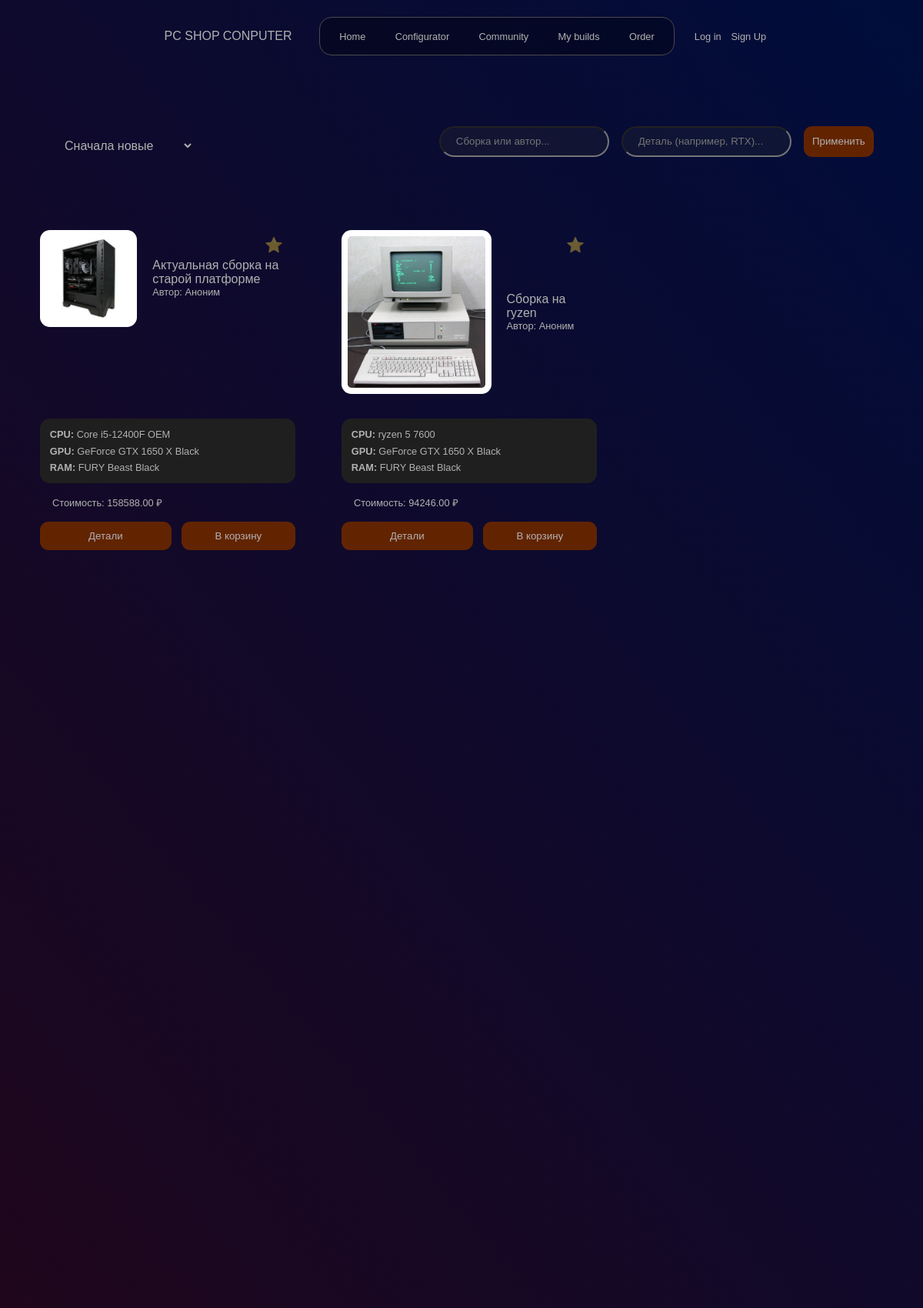
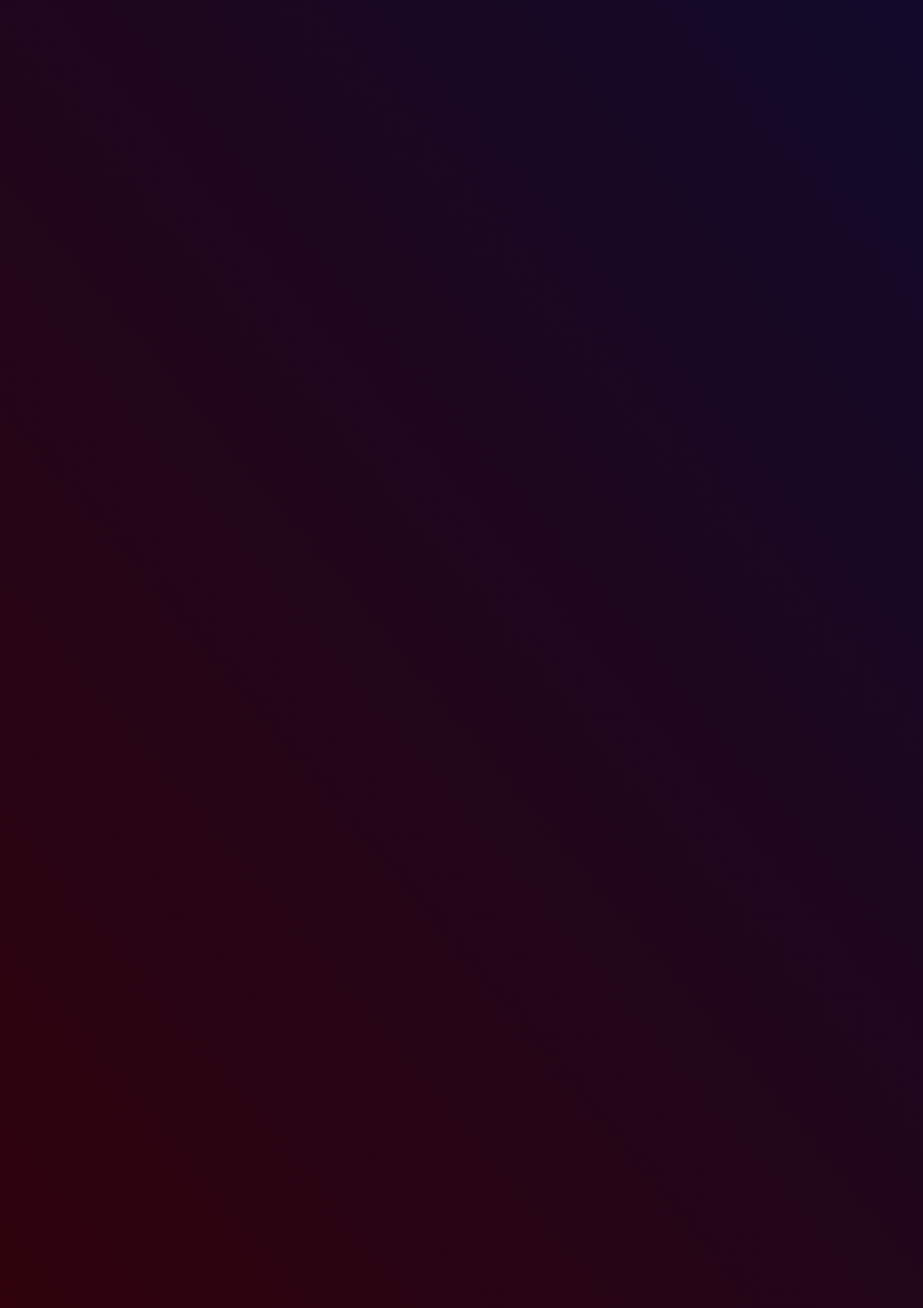
The page /builds/ (upper part) on the database its author committed (2 pictures, top to bottom).
### conputer/models.py (models this page shows, shortened)
class PCBuild(models.Model):
    title = models.CharField(
        max_length=200,
        verbose_name="Название сборки"
    )
    author = models.ForeignKey(User, on_delete=models.CASCADE, null=True, blank=True, verbose_name="Автор")
    is_published = models.BooleanField(default=False, verbose_name="Опубликовать в сообществе")
    created_at = models.DateTimeField(
        auto_now_add=True,
        verbose_name="Дата создания"
    )
    cpu = models.ForeignKey(
        Component,
        on_delete=models.SET_NULL,
        related_name="build_cpu",
        verbose_name="Процессор",
        limit_choices_to={'category__name__iexact': 'Процессор'},
        null=True,
        blank=True
    )
    gpu = models.ForeignKey(
        Component,
        on_delete=models.SET_NULL,
        related_name="build_gpu",
        verbose_name="Видеокарта",
        limit_choices_to={'category__name__iexact': 'Видеокарта'},
        null=True,
        blank=True
    )
    motherboard = models.ForeignKey(
        Component,
        on_delete=models.SET_NULL,
        related_name="build_mboard",
        verbose_name="Материнская плата",
        limit_choices_to={'category__name__iexact': 'Материнская плата'},
        null=True,
        blank=True
    )
    ram = models.ForeignKey(
        Component,
        on_delete=models.SET_NULL,
        related_name="build_ram",
        verbose_name="Оперативная память",
        limit_choices_to={'category__name__iexact': 'Оперативная память'},
        null=True,
        blank=True
    )
    powerSupply = models.ForeignKey(
        Component,
        on_delete=models.SET_NULL,
        related_name="build_powerSupply",
        verbose_name="Блок питания",
        limit_choices_to={'category__name__iexact': 'Блок питания'},
        null=True,
        blank=True
    )
    case = models.ForeignKey(
        Component,
        on_delete=models.SET_NULL,
        related_name="build_case",
        verbose_name="Корпус",
        limit_choices_to={'category__name__iexact': 'Корпус'},
        null=True,
        blank=True
    )
    storage_primary = models.ForeignKey(
        Component,
        on_delete=models.SET_NULL,
        related_name="build_storage_primary",
        verbose_name="Накопитель 1",
        limit_choices_to={'category__name__iexact': 'Накопитель'},
        null=True,
        blank=True
    )
    storage_primary_quantity = models.PositiveIntegerField(
        default=1,
        verbose_name="Количество накопителей 1"
    )
    storage_second = models.ForeignKey(
        Component,
        on_delete=models.SET_NULL,
        related_name="build_storage_second",
        verbose_name="Накопитель 2",
        limit_choices_to={'category__name__iexact': 'Накопитель'},
        null=True,
        blank=True
    )
    storage_second_quantity = models.PositiveIntegerField(
        default=1,
        verbose_name="Количество накопителей 2"
    )
    cooller = models.ForeignKey(
        Component,
        on_delete=models.SET_NULL,
        related_name="build_cooller",
        verbose_name="Кулер для процессора",
        limit_choices_to={'category__name__iexact': 'Кулер для процессора'},
        null=True,
        blank=True
    )
    coollerCase = models.ForeignKey(
        Component,
        on_delete=models.SET_NULL,
        related_name="build_coollerCase",
        verbose_name="Корпусный вентилятор",
        limit_choices_to={'category__name__iexact': 'Корпусный вентилятор'},
        null=True,
        blank=True
    )
    coollerCase_quantity = models.PositiveIntegerField(
        default=1,
        null=True,
        blank=True,
        verbose_name="Количество вентиляторов"
    )
    main_photo = models.FileField(
        upload_to='component_covers/',
        validators=[FileExtensionValidator(allowed_extensions=['jpg', 'jpeg', 'png', 'svg'])],
        verbose_name="Изображение (JPG, PNG, SVG)",
        null=True,
        blank=True
    )
    class Meta:
        verbose_name = "Сборка ПК"
        verbose_name_plural = "Сборки ПК"
    def get_total_price(self):
        total = 0
        items = [
            (self.cpu, 1),
            (self.gpu, 1),
            (self.motherboard, 1),
            (self.ram, 1),
            (self.powerSupply, 1),
            (self.case, 1),
            (self.cooller, 1),
            (self.storage_primary, self.storage_primary_quantity),
            (self.storage_second, self.storage_second_quantity),
            (self.coollerCase, self.coollerCase_quantity),
        ]
        for component, quantity in items:
            if component and hasattr(component, 'price'):
                total += component.price * quantity
        return total

class Component(models.Model):
    name = models.CharField(
        max_length=100,
        verbose_name="Название компонента"
    )
    description = models.CharField(
        max_length=1000,
        verbose_name="Характеристики компонента"
    )
    brand = models.ForeignKey(
        Brand,
        on_delete=models.CASCADE,
        verbose_name="Компания производитель"
    )
    category = models.ForeignKey(
        Component_category,
        on_delete=models.CASCADE,
        verbose_name="Категория"
    )
    img = models.ImageField(
        upload_to='component_covers/',
        verbose_name = "Изображение компонента"
    )
    price = models.DecimalField(
        max_digits=10,
        decimal_places=2,
        default=0
    )
    preview_image = models.FileField(
        upload_to='previews/',
        validators=[FileExtensionValidator(allowed_extensions=['jpg', 'jpeg', 'png', 'svg'])],
        verbose_name="Картинка для превью (PNG/SVG)",
        null=True,
        blank=True
    )
    class Meta:
        verbose_name = "Компонент",
        verbose_name_plural = "Компоненты"

### conputer/views.py (the view, shortened to what this page needs)
# urls.py: path('builds/', views.build_list, name='build_list'),
def build_list(request):
    query_common = request.GET.get('q_common')  # Название/Автор
    query_parts = request.GET.get('q_parts')    # Компоненты
    sort_by = request.GET.get('sort', '-created_at')
    allowed_sort = ['total_price', '-total_price', 'created_at', '-created_at', 'title']
    if sort_by not in allowed_sort:
        sort_by = '-created_at'
    builds = PCBuild.objects.annotate(
        total_price=ExpressionWrapper(
            Coalesce(F('cpu__price'), 0) +
            Coalesce(F('gpu__price'), 0) +
            Coalesce(F('motherboard__price'), 0) +
            Coalesce(F('ram__price'), 0) +
            Coalesce(F('powerSupply__price'), 0) +
            Coalesce(F('case__price'), 0) +
            Coalesce(F('cooller__price'), 0) +
            (Coalesce(F('storage_primary__price'), 0) * F('storage_primary_quantity')) +
            (Coalesce(F('storage_second__price'), 0) * F('storage_second_quantity')) +
            (Coalesce(F('coollerCase__price'), 0) * F('coollerCase_quantity')),
            output_field=models.DecimalField() # Явно указываем тип результата
        )
    ).select_related(
        'cpu', 'gpu', 'motherboard', 'ram',
        'powerSupply', 'case', 'storage_primary',
        'storage_second', 'cooller', 'coollerCase'
    )
    if query_common:
        builds = builds.filter(
            Q(title__icontains=query_common) |
            Q(user_name__icontains=query_common)
        )
    builds = builds.order_by(sort_by)
    return render(request, 'conputer/builds.html', {
        'builds': builds,
        'current_sort': sort_by,
        'q_common': query_common,
        'q_parts': query_parts
    })

### conputer/templates/conputer/builds.html (shortened to what this page needs)
<!DOCTYPE html>
{% load static %}
<html lang="ru">
<head>
    <link rel="stylesheet" href="{% static 'conputer/css/style.css' %}">
</head>
<body>
    <header>
        <nav class="navbar" id="id1">
            <h1>PC SHOP CONPUTER</h1>
            <li class="navbar">
                <ul><a href="{% url 'home' %}">Home</a></ul>
                <ul><a href="{% url 'building' %}">Configurator</a></ul>
                <ul><a href="{% url 'build_list' %}">Community</a></ul>
                <ul><a href="{% url 'mybuilds' %}">My builds</a></ul>
                <ul><a href="{% url 'orders_view' %}">Order</a></ul>
            </li>
            <div class="flex">
            {% if user.is_authenticated %}
                <button class="autoris">{{ user.username }}</button>
                <form action="{% url 'logout' %}" method="post" style="display:inline;">
                    {% csrf_token %}
                    <button type="submit" class="autoris">Logout</button>
                </form>
            {% else %}
                <a href="{% url 'login' %}" class="autoris" id="regact">Log in</a>
                <a href="{% url 'signup' %}" class="autoris" id="regact">Sign Up</a>
            {% endif %}
            </div>
        </nav>
    </header>
    <main>
        <div class="sortByPriceAND">
            <select id="sort-select" onchange="updateFilters('sort', this.value)">
                <option value="-created_at" {% if current_sort == '-created_at' %}selected{% endif %}>Сначала новые</option>
            </select>
            <form method="GET" action="" class="search-form">
                <input class="searchField" type="text" name="q_common" placeholder="Сборка или автор..."
                    value="{{ q_common|default:'' }}">
                <input class="searchField" type="text" name="q_parts" placeholder="Деталь (например, RTX)..."
                    value="{{ q_parts|default:'' }}">
                <button type="submit" class="actions">Применить</button>
            </form>
        </div>
        <div class="gridComponents buildsGrid">
            {% for build in builds %}
            {% if build.is_published %}
            <div class="component_box" id="build-{{ build.id }}">
                <div class="flex">
                    {% if build.main_photo %}
                    <img src="{{ build.main_photo.url }}" class="img_component build_img">
                    {% else %}
                    <img src="{% static 'conputer/img/default.png' %}" class="img_component build_img default">
                    {% endif %}
                    <div >
                        <h2>{{ build.title }}</h2>
                        <p class="author_label">Автор: {{ build.user_name|default:"Аноним" }}</p>
                    </div>
                </div>
                <div class="infocomponent infobuilds">
                    <p><strong>CPU:</strong> {{ build.cpu.name|default:"—" }}</p>
                    <p><strong>GPU:</strong> {{ build.gpu.name|default:"—" }}</p>
                    <p><strong>RAM:</strong> {{ build.ram.name|default:"—" }}</p>
                </div>
                <div id="pricebox">
                    <p>Стоимость: <span class="price_val">{{ build.get_total_price }} ₽</span></p>
                </div>
                <div class="componentActions">
                    <button class="actions info_btn" data-modal="build-modal-{{ build.id }}">
                        Детали
                    </button>
                    <form action="{% url 'add_to_cart' build.id %}" method="POST" style="flex: 1;">
                        <button type="submit" class="actions order_btn" style="width: 100%;">
                            В корзину
                        </button>
                    </form>
                    <form action="{% url 'add_to_favorites' build.id %}" method="POST" class="fav-form">
                        <button type="submit" class="star-btn">⭐</button>
                    </form>
                </div>
            </div>
            {% endif %}
            {% endfor %}
        </div>
    </main>
</body>
</html>

### rows shown on the page
PCBuild: main_photo (picture), title "Актуальная сборка на старой платформе", user_name "Аноним", cpu.name "Core i5-12400F OEM", gpu.name "GeForce GTX 1650 X Black", ram.name "FURY Beast Black", get_total_price "158588.00"
PCBuild: main_photo (picture), title "Сборка на ryzen", user_name "Аноним", cpu.name "ryzen 5 7600", gpu.name "GeForce GTX 1650 X Black", ram.name "FURY Beast Black", get_total_price "94246.00"
